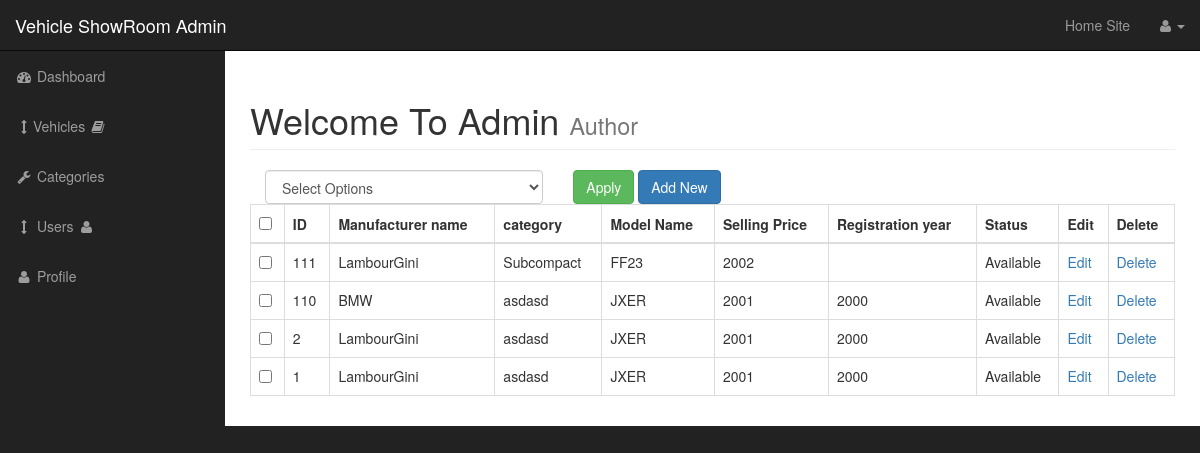
Screenshot of /admin/items.php with the database file from the repository.
### tables this page shows
CREATE TABLE `vehicle` (
  `v_id` int(11) NOT NULL,
  `manufacturer_name` varchar(100) NOT NULL,
  `model_name` varchar(100) NOT NULL,
  `category` varchar(100) NOT NULL,
  `b_price` double NOT NULL,
  `s_price` double DEFAULT NULL,
  `mileage` double NOT NULL,
  `add_date` date NOT NULL,
  `sold_date` date DEFAULT NULL,
  `status` varchar(40) NOT NULL,
  `registration_year` int(11) NOT NULL,
  `insurance_id` int(11) DEFAULT NULL,
  `gear` varchar(100) NOT NULL,
  `doors` int(11) NOT NULL,
  `seats` int(11) NOT NULL,
  `tank` float NOT NULL,
  `image` varchar(400) DEFAULT NULL,
  `e_no` varchar(40) NOT NULL,
  `c_no` varchar(40) NOT NULL,
  `u_id` int(11) DEFAULT NULL,
  `v_color` varchar(20) DEFAULT NULL
);

### admin/includes/viewallitems.php (the view, shortened to what this page needs)
<form action="" method="post">
    <table class="table table-bordered table-hover">
        <div id="bulkOptionContainer" class="col-xs-4">
            <select class="form-control"name="bulk_option" id="">
            <option value="">Select Options</option>
            </select>
        </div>
          <div class="col-xs-4">
        <input type="submit" class="btn btn-success" name="submit" value="Apply">
        <a href="items.php?source=add_item" class="btn btn-primary" >Add New</a>
    </div>
                    <thead>
                    <tr>
                    <th><input id="selectAllBoxes" type="checkbox"></th>
                    <th>ID</th>
                    <th>Manufacturer name</th>
                    <th>category</th>
                    <th>Model Name</th>
                    <th>Selling Price</th>
                    <th>Registration year</th>
                    <th>Status</th>
                    <th>Edit</th>
                    <th>Delete</th>
                    </tr>
                    </thead>
                    <tbody>
                    <?php
                        $query="SELECT * from vehicle order by v_id desc";
                        $select_posts=mysqli_query($conn,$query);
                        while($row=mysqli_fetch_assoc($select_posts))
                        {
                        $item_id=$row['v_id'];
                             $item_name=$row['manufacturer_name'];
                         $item_company=$row['model_name'];
                        $item_category=$row['category'];
                        $item_date=$row['s_price'];
                        $item_price=$row['registration_year'];
                        $item_status=$row['status'];
                    echo "<tr>";
?>
                    <td><input class='checkBoxes' type='checkbox' name='checkBoxArray[]'
                    value='  <?php echo $item_id;?>'>
                    </td>
                    <?php
                    echo "<td>$item_id </td>";
                    echo "<td>$item_name </td>";
                     echo "<td> $item_category</td>";
                     echo "<td> $item_company</td>";
                      echo "<td>$item_price</td>";
                        echo "<td>$item_date </td>";
                    echo "<td> $item_status </td>";
                    echo "<td><a href='items.php?source=edit_item&p_id={$item_id}'>Edit</a> </td>";
                    echo "<td><a onClick=\"javascript: return confirm('Are You Sure Want to Delete??') ;\"href='items.php?delete={$item_id}'>Delete</a> </td>";
                    echo "</tr>";
        }
        ?>
         </tbody>
            </table>
             </form>

### admin/includes/adminheader.php (shortened to what this page needs)
<!DOCTYPE html>
<html lang="en">
<head>
    <link href="css/bootstrap.min.css" rel="stylesheet">
    <link href="css/sb-admin.css" rel="stylesheet">
    <link href="font-awesome/css/font-awesome.min.css" rel="stylesheet" type="text/css">
        <link href="css/styles.css" rel="stylesheet">
</head>
<body>

### admin/items.php (shortened to what this page needs)
<?php include "includes/adminheader.php" ?>
    <div id="wrapper">
        <?php include "includes/adminnavigation.php" ?>
        <div id="page-wrapper">
            <div class="container-fluid">
                <div class="row">
                    <div class="col-lg-12">
                    <h1 class="page-header">
                            Welcome To Admin
                            <small>Author</small>
                        </h1>
                  <?php
                        if(isset($_GET['source']))
                        {
                            $source=$_GET['source'];
                        }
                        else
                        {
                            $source='';
                        }
                        switch($source)
                        {
                            default:
                                include "includes/viewallitems.php";
                                break;
                        }
                        ?>
                    </div>
                </div>
            </div>
        </div>
        <?php include "includes/adminfooter.php" ?>

### admin/includes/adminnavigation.php (shortened to what this page needs)
<nav class="navbar navbar-inverse navbar-fixed-top" role="navigation">
         <div class="navbar-header">
             <a class="navbar-brand" href="index.php">Vehicle ShowRoom Admin</a>
         </div>
         <ul class="nav navbar-right top-nav">
             <li> <a href="admin/index.php">Home Site</a></li>
             <li class="dropdown">
                 <a href="#" class="dropdown-toggle" data-toggle="dropdown"><i class="fa fa-user"></i> <?php ?> <b class="caret"></b></a>
             </li>
         </ul>
         <div class="collapse navbar-collapse navbar-ex1-collapse">
             <ul class="nav navbar-nav side-nav">
                 <li>
                     <a href="index.php"><i class="fa fa-fw fa-dashboard"></i> Dashboard</a>
                 </li>
                   <li>
                     <a href="javascript:;" data-toggle="collapse" data-target="#posts_dropdown"><i class="fa fa-fw fa-arrows-v"></i>Vehicles <i class="fa fa-fw fa-book"></i></a>
                 </li>
                 <li>
                     <a href="./categories.php"><i class="fa fa-fw fa-wrench"></i> Categories</a>
                 </li>
                 <li>
                     <a href="javascript:;" data-toggle="collapse" data-target="#demo"><i class="fa fa-fw fa-arrows-v"></i> Users <i class="fa fa-fw fa-user"></i></a>
                 </li>
                 <li>
                     <a href="profile.php"><i class="fa fa-fw fa-user"></i> Profile</a>
                 </li>
             </ul>
         </div>
     </nav>

### admin/includes/adminfooter.php (shortened to what this page needs)
    </div>
</body>
</html>

### admin/css/sb-admin.css (style rules this page uses)
body { margin-top: 100px; background-color: #222; }
@media (min-width:768px) { body { margin-top: 50px; } }
#wrapper { padding-left: 0; }
#page-wrapper { width: 100%; padding: 0; background-color: #fff; }
@media (min-width:768px) { #wrapper { padding-left: 225px; } }
@media (min-width:768px) { #page-wrapper { padding: 10px; } }
.top-nav { padding: 0 15px; }
.top-nav>li { display: inline-block; float: left; }
.top-nav>li>a { padding-top: 15px; padding-bottom: 15px; line-height: 20px; color: #999; }
@media (min-width:768px) { .side-nav { position: fixed; top: 51px; left: 225px; width: 225px; margin-left: -225px; border: none; border-radius: 0; overflow-y: auto; background-color: #222; } }
@media (min-width:768px) { .side-nav>li>a { width: 225px; } }

### rows the page displays
vehicle: v_id "111", manufacturer_name "LambourGini", category "Subcompact", model_name "FF23", registration_year "2002", status "Available"
vehicle: v_id "110", manufacturer_name "BMW", category "asdasd", model_name "JXER", registration_year "2001", s_price "2000", status "Available"
vehicle: v_id "2", manufacturer_name "LambourGini", category "asdasd", model_name "JXER", registration_year "2001", s_price "2000", status "Available"
vehicle: v_id "1", manufacturer_name "LambourGini", category "asdasd", model_name "JXER", registration_year "2001", s_price "2000", status "Available"
